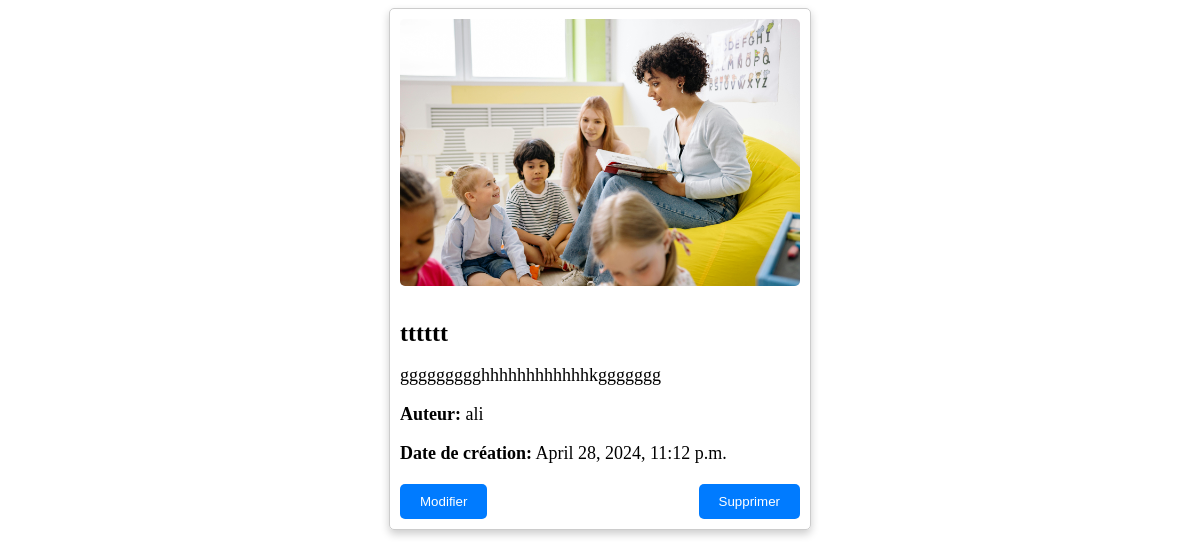
Page /blog/1/ on the committed database.
### blog/models.py (models this page shows, shortened)
class Post(models.Model):
    title = models.CharField(max_length=200, unique=True)
    slug = models.SlugField(max_length=200, unique=True)
    author = models.ForeignKey(User, on_delete= models.CASCADE,related_name='blog_posts')
    updated_on = models.DateTimeField(auto_now= True)
    content = models.TextField()
    created_on = models.DateTimeField(auto_now_add=True)
    status = models.IntegerField(choices=STATUS, default=0)
    image=models.ImageField(blank=True)
    class Meta:
        ordering = ['-created_on']

### blog/views.py (the view)
# urls.py: path('<int:pk>/', PostDetailView.as_view(), name='post_detail'),
class PostDetailView(DetailView):
    model = Post
    template_name = 'blog/post_detail.html'
    context_object_name = 'post'

### blog/templates/blog/post_detail.html (shortened to what this page needs)
<!DOCTYPE html>
<html>
<head>
</head>
<body>
    <div class="card">
        <img src="{{ post.image.url }}" alt="{{ post.title }}">
        <h2>{{ post.title }}</h2>
        <p>{{ post.content }}</p>
        <p><strong>Auteur:</strong> {{ post.author }}</p>
        <p><strong>Date de création:</strong> {{ post.created_on }}</p>
        <div class="card-buttons">
            <a href="{% url 'post_update' post.pk %}"><button type="button">Modifier</button></a>
            <a href="{% url 'post_delete' post.pk %}"><button type="button">Supprimer</button></a>
        </div>
    </div>
</body>
</html>

### blog/templates/blog/post_detail.html (style rules this page uses)
.card { margin-bottom: 20px; border: 1px solid #ccc; border-radius: 5px; padding: 10px; box-shadow: 0 4px 8px 0 rgba(0,0,0,0.2); max-width: 400px; margin: 0 auto; }
.card img { width: 100%; height: auto; border-radius: 5px; margin-bottom: 10px; }
.card h2 { font-size: 24px; margin-bottom: 10px; }
.card p { font-size: 18px; margin-bottom: 10px; }
.card-buttons { display: flex; justify-content: space-between; margin-top: 20px; }
.card-buttons button { padding: 10px 20px; background-color: #007bff; color: #fff; border: none; border-radius: 5px; text-decoration: none; cursor: pointer; transition: background-color 0.3s ease; }

### rows in the picture
Post: image (picture), title "tttttt", content "ggggggggghhhhhhhhhhhhkggggggg", author "ali", created_on "April 28, 2024, 11:12 p.m."
